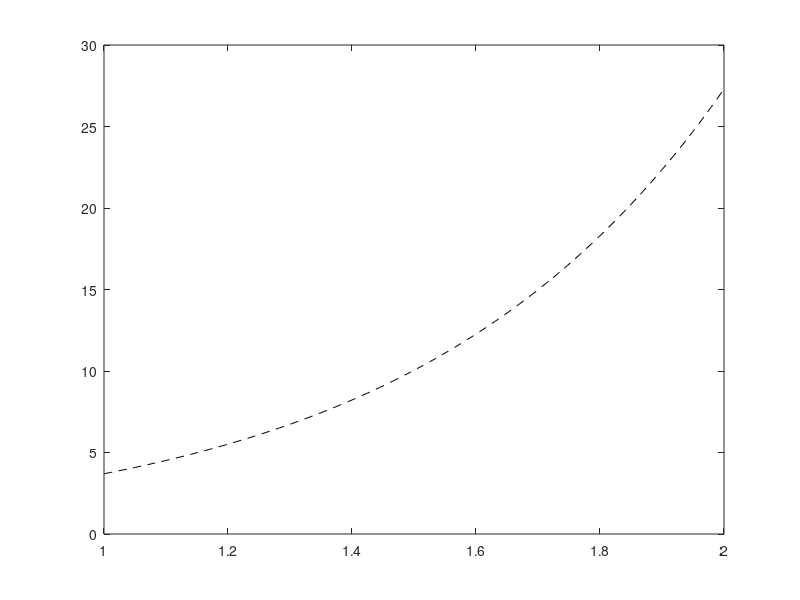

MATLAB code for this plot: (Note: this script raises an error after producing the figure.)
%ode ex2
func = @(t,y) 2.*y;

t=linspace(1,2,100);
yref = 0.5*exp(2.*t);

plot(t,yref,'k--');
hold on;

t=linspace(0,2,1+40);
y = forwardEuler(func, t, 0.5);

plot(t,y,'r-x');

y = backwardEuler(func, t, 0.5);
plot(t,y,'b-o');

legend('exact','forward Euler', 'backward Euler')

hold off;
